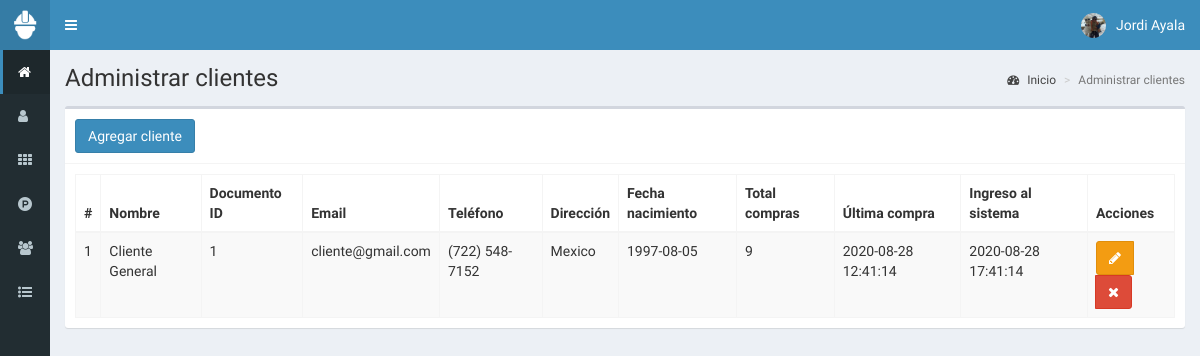
/clientes (signed in), run on the app's committed database.
### tables this page shows
CREATE TABLE `clientes` (
  `id` int(11) NOT NULL,
  `nombre` text NOT NULL,
  `documento` int(11) NOT NULL,
  `email` text NOT NULL,
  `telefono` text NOT NULL,
  `direccion` text NOT NULL,
  `fecha_nacimiento` date NOT NULL,
  `compras` int(11) NOT NULL,
  `ultima_compra` datetime NOT NULL,
  `fecha` timestamp NOT NULL DEFAULT current_timestamp() ON UPDATE current_timestamp()
);

### controladores/plantilla.controlador.php (called while the page is built)
<?php
class ControladorPlantilla{
	static public function ctrPlantilla(){
		include "vistas/plantilla.php";
	}
}

### index.php (called while the page is built, shortened)
<?php
require_once "controladores/plantilla.controlador.php";
require_once "controladores/usuarios.controlador.php";
require_once "controladores/clientes.controlador.php";
require_once "controladores/ventas.controlador.php";
require_once "modelos/clientes.modelo.php";
$plantilla = new ControladorPlantilla();
$plantilla -> ctrPlantilla();

### controladores/clientes.controlador.php (called while the page is built, shortened)
<?php
class ControladorClientes{
	static public function ctrMostrarClientes($item, $valor){
		$tabla = "clientes";
		$respuesta = ModeloClientes::mdlMostrarClientes($tabla, $item, $valor);
		return $respuesta;
	}
}

### modelos/conexion.php (called while the page is built)
<?php
class Conexion{
	static public function conectar(){
		$link = new PDO("mysql:host=127.0.0.1;dbname=pos",
			            "root",
			            "");
		$link->exec("set names utf8");
		return $link;
	}
}

### modelos/clientes.modelo.php (called while the page is built, shortened)
<?php
require_once "conexion.php";
class ModeloClientes{
	static public function mdlMostrarClientes($tabla, $item, $valor){
		if($item != null){
			$stmt = Conexion::conectar()->prepare("SELECT * FROM $tabla WHERE $item = :$item");
			$stmt -> bindParam(":".$item, $valor, PDO::PARAM_STR);
			$stmt -> execute();
			return $stmt -> fetch();
		}else{
			$stmt = Conexion::conectar()->prepare("SELECT * FROM $tabla");
			$stmt -> execute();
			return $stmt -> fetchAll();
		}
	}
}

### vistas/modulos/clientes.php (the view, shortened to what this page needs)
<div class="content-wrapper">
  <section class="content-header">
    <h1>
      Administrar clientes
    </h1>
    <ol class="breadcrumb">
      <li><a href="inicio"><i class="fa fa-dashboard"></i> Inicio</a></li>
      <li class="active">Administrar clientes</li>
    </ol>
  </section>
  <section class="content">
    <div class="box">
      <div class="box-header with-border">
        <button class="btn btn-primary" data-toggle="modal" data-target="#modalAgregarCliente">
          Agregar cliente
        </button>
      </div>
      <div class="box-body">
        <table class="table table-bordered table-striped dt-responsive tablas" width="100%">
          <thead>
            <tr>
              <th style="width:10px">#</th>
              <th>Nombre</th>
              <th>Documento ID</th>
              <th>Email</th>
              <th>Teléfono</th>
              <th>Dirección</th>
              <th>Fecha nacimiento</th>
              <th>Total compras</th>
              <th>Última compra</th>
              <th>Ingreso al sistema</th>
              <th>Acciones</th>
            </tr>
          </thead>
          <tbody>
            <?php
            $item = null;
            $valor = null;
            $clientes = ControladorClientes::ctrMostrarClientes($item, $valor);
            foreach ($clientes as $key => $value) {
              echo '<tr>
                    <td>' . ($key + 1) . '</td>
                    <td>' . $value["nombre"] . '</td>
                    <td>' . $value["documento"] . '</td>
                    <td>' . $value["email"] . '</td>
                    <td>' . $value["telefono"] . '</td>
                    <td>' . $value["direccion"] . '</td>
                    <td>' . $value["fecha_nacimiento"] . '</td>
                    <td>' . $value["compras"] . '</td>
                    <td>' . $value["ultima_compra"] . '</td>
                    <td>' . $value["fecha"] . '</td>
                    <td>
                      <div class="btn-group">
                        <button class="btn btn-warning btnEditarCliente" data-toggle="modal" data-target="#modalEditarCliente" idCliente="' . $value["id"] . '"><i class="fa fa-pencil"></i></button>';
              if ($_SESSION["perfil"] == "Administrador") {
                echo '<button class="btn btn-danger btnEliminarCliente" idCliente="' . $value["id"] . '"><i class="fa fa-times"></i></button>';
              }
              echo '</div>
                    </td>
                  </tr>';
            }
            ?>
          </tbody>
        </table>
      </div>
    </div>
  </section>
</div>

### data on the page
clientes: nombre "Cliente General", documento "1", email "cliente@gmail.com", telefono "(722) 548-7152", direccion "Mexico", fecha_nacimiento "1997-08-05", compras "9", ultima_compra "2020-08-28 12:41:14", fecha "2020-08-28 17:41:14"

### other printed values
$_SESSION["nombre"] "Jordi Ayala"
